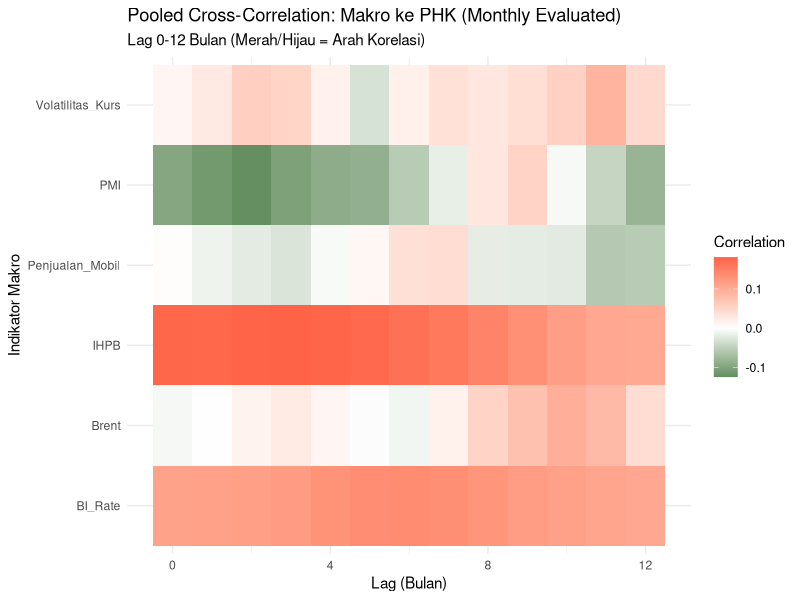
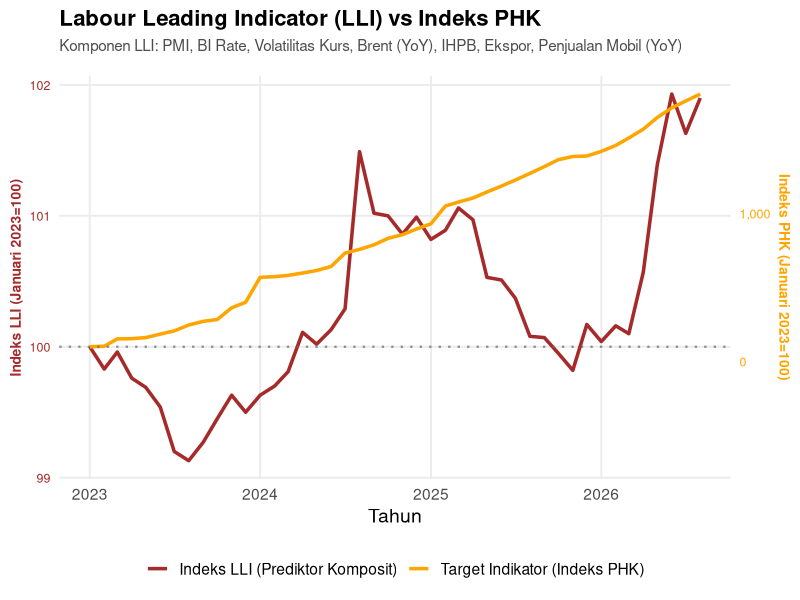
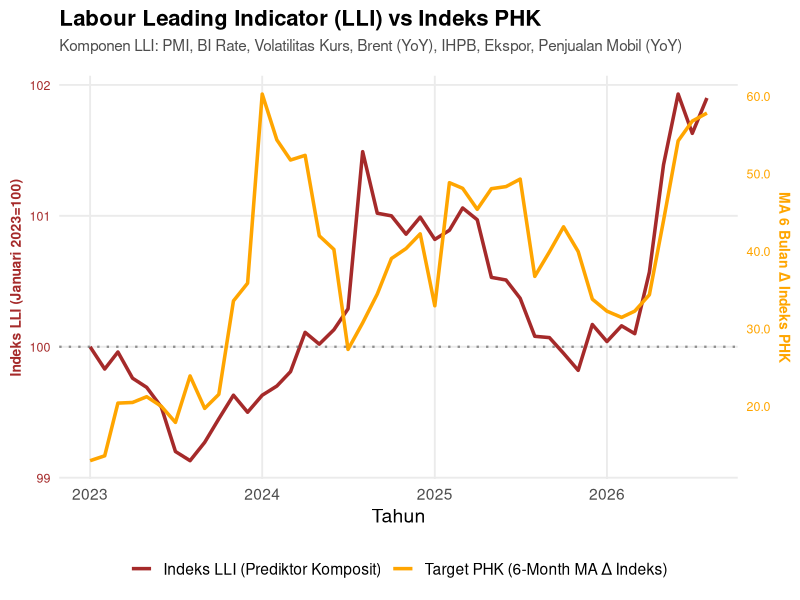

Write the R code that produced these figures, in order.
# ==============================================================================
# ANALISIS CCF BULANAN: IDENTIFIKASI LEADING INDICATORS PHK
# ==============================================================================

# 1. LOAD LIBRARIES ----
library(readxl)
library(dplyr)
library(tidyr)
library(ggplot2)
library(zoo)
library(openxlsx) 

# 2. LOAD & CLEAN DATA (Sheet: Bulanan)
df_bulan <- read_excel("data_layoff.xlsx", sheet = "Bulanan")
df_bulan <- as.data.frame(df_bulan)

colnames(df_bulan) <- c(
  "Provinsi", "Tahun", "Bulan", "PHK", "PMI", "IHK",
  "Ekspor", "Impor", "NPL", "BI_Rate", "Kurs", "Brent", "IHPB", "Kurs_Vol", "Sales_Mobil"
)

# Konversi ke Date dan pastikan numerik
df_bulan <- df_bulan %>%
  mutate(Date = as.Date(paste(Tahun, Bulan, "01", sep = "-"))) %>%
  mutate(across(PHK:Sales_Mobil, as.numeric)) %>%
  # Proteksi nilai PHK 0 sebelum log
  mutate(PHK_adj = ifelse(PHK <= 0 | is.na(PHK), 1, PHK)) %>%
  arrange(Provinsi, Date)

# 3. TRANSFORMASI VARIABEL (Growth Rate / Log-Diff)
df_growth <- df_bulan %>%
  group_by(Provinsi) %>%
  mutate(
    g_PHK            = PHK_adj,
    PMI              = PMI,
    BI_Rate          = BI_Rate,                   # BI Rate digunakan LANGSUNG (level) tanpa growth
    Volatilitas_Kurs = Kurs_Vol,                  # Volatilitas Kurs digunakan LANGSUNG (level) tanpa growth
    
    Brent            = c(rep(NA, 12), diff(log(Brent), lag = 12)),
    IHPB             = (IHPB / first(IHPB)) * 100,
    
    Ekspor           = c(NA, diff(log(ifelse(Ekspor <= 0, 1, Ekspor)))),
    Penjualan_Mobil  = c(rep(NA, 12), diff(log(ifelse(Sales_Mobil <= 0, 1, Sales_Mobil)), lag = 12))) %>%
  
  ungroup() %>%
  drop_na(g_PHK) # Membuang baris NA pertama hasil differencing

# 4. FUNGSI POOLED CROSS-CORRELATION ----
# Kita akan menguji lag dari -12 hingga 0 (Leading 12 bulan ke belakang)
get_pooled_ccf_sig <- function(data, x_var, y_var, max_lag = 12) {
  results <- data.frame(Lag = 0:max_lag, Correlation = NA, P_Value = NA, Significant = NA)
  
  for(l in 0:max_lag) {
    shifted_data <- data %>%
      group_by(Provinsi) %>%
      mutate(shifted_x = lag(!!sym(x_var), l)) %>%
      ungroup() %>%
      filter(!is.na(shifted_x))
    
    # Menghapus argumen 'use = "complete.obs"' yang memicu eror kritis pada cor.test
    ct <- cor.test(shifted_data$shifted_x, shifted_data[[y_var]])
    
    results$Correlation[l+1] <- ct$estimate
    results$P_Value[l+1]     <- ct$p.value
    results$Significant[l+1] <- ifelse(ct$p.value < 0.05, "Yes*", "No")
    
    
  }
  results$Variable <- x_var
  return(results)
}

# 5. RUN MODEL SEMUA VARIABEL MAKRO
macro_vars <- c("PMI", "BI_Rate", "Volatilitas_Kurs", "Brent", "IHPB", "Penjualan_Mobil")
ccf_results <- do.call(rbind, lapply(macro_vars, function(v) get_pooled_ccf_sig(df_growth, v, "g_PHK")))

# 6. VISUALISASI: HEATMAP LEADING INDICATORS
ggplot(ccf_results, aes(x = Lag, y = Variable, fill = Correlation)) +
  geom_tile() +
  scale_fill_gradient2(low = "#1B5E20", mid = "white", high = "tomato", midpoint = 0) +
  theme_minimal() +
  labs(title = "Pooled Cross-Correlation: Makro ke PHK (Monthly Evaluated)",
       subtitle = "Lag 0-12 Bulan (Merah/Hijau = Arah Korelasi)",
       x = "Lag (Bulan)", y = "Indikator Makro")

# 7a. TABEL RINGKASAN: OPTIMAL LEAD TIME ----
summary_table <- ccf_results %>%
  group_by(Variable) %>%
  filter(abs(Correlation) == max(abs(Correlation))) %>%
  rename(Optimal_Lag = Lag, Max_Corr = Correlation)

print(as.data.frame(summary_table))

# 7b. TABEL KORELASI PADA LAG TARGET (1, 3, 6, dan 12 Bulan)
target_lags <- c(1, 3, 6, 12)
target_table <- ccf_results %>%
  filter(Lag %in% target_lags) %>%
  mutate(
    # Format agar mudah dibaca: Nilai Korelasi (p-value) & tanda bintang jika signifikan
    Est_With_Sig = paste0(
      round(Correlation, 3),
      ifelse(Significant == "Yes*", "*", ""),
      " (p=", format.pval(P_Value, digits = 3), ")"
    )
  ) %>%
  select(Variable, Lag, Est_With_Sig) %>%
  pivot_wider(names_from = Lag, values_from = Est_With_Sig, names_prefix = "Lag_")

print(as.data.frame(target_table))

# Export ke Excel
write.xlsx(ccf_results, "Evaluasi_CCF_Signifikansi_PHK.xlsx",
           sheetName = "CCF Bulanan",
           keepNA = TRUE,
           asTable = TRUE,
           tableStyle = "TableStyleMedium2")



# ==============================================================================
# PROVINCIAL & NATIONAL LABOUR LEADING ECONOMIC INDICATOR (LEI)
# Target Variable: Continuous Accumulation Index (Base: Januari 2023 = 100)
# Included Predictors: PMI, IHK, Ekspor, Impor, Sales_Mobil
# ==============================================================================

# ------------------------------
# 0) Libraries
# ------------------------------
library(readxl)
library(dplyr)
library(tidyr)
library(zoo)
library(lubridate)
library(ggplot2)
library(openxlsx)

# ------------------------------
# 1) Load Data & Align Column
# ------------------------------
df_tahun <- read_excel("data_layoff.xlsx", sheet = "Tahunan")
df_bulan <- read_excel("data_layoff.xlsx", sheet = "Bulanan")

colnames(df_tahun) <- c(
  "Provinsi", "Tahun", "PHK_T", "Jml_Bekerja", "UMP", "Growth_UMP", 
  "Upah_Buruh", "Jml_TK_Industri", "PDRB_Riil", "FDI", "IHP", "IHK", 
  "Ekspor", "Impor", "NPL", "BI_Rate", "Kurs", "IKK"
)
base_pekerja <- df_tahun %>% select(Provinsi, Tahun, Jml_Bekerja)

# Penyesuaian nama kolom lembar Bulanan (menambahkan Sales_Mobil)
colnames(df_bulan) <- c(
  "Provinsi", "Tahun", "Bulan", "PHK", "PMI", "IHK", 
  "Ekspor", "Impor", "NPL", "BI_Rate", "Kurs", "Brent", "IHPB", "Kurs_Vol", "Sales_Mobil"
)

# Penggabungan & Forward-Fill Jumlah Pekerja
df_gabungan <- df_bulan %>%
  left_join(base_pekerja, by = c("Provinsi", "Tahun")) %>%
  arrange(Provinsi, Tahun, Bulan) %>%
  group_by(Provinsi) %>%
  tidyr::fill(Jml_Bekerja, .direction = "down") %>%
  ungroup() %>%
  mutate(
    across(c(PHK, PMI, IHK, Ekspor, Impor, Sales_Mobil), ~ as.numeric(as.character(.))),
    date = as.Date(paste(Tahun, Bulan, "01", sep = "-"))
  )

# Periode basis indeks baru (Januari 2023 = 100)
base_date <- as.Date("2023-01-01")

# ------------------------------
# 2) TCB Helpers
# ------------------------------
fill_missing_locf <- function(x) {
  if (all(is.na(x))) return(x)
  na.locf(na.locf(x, na.rm = FALSE), fromLast = TRUE)
}

sym_g <- function(x) {
  denom <- x + dplyr::lag(x)
  ifelse(denom == 0 | is.na(denom), 0, 200 * (x - dplyr::lag(x)) / denom)
}

composite_from_growths <- function(df_growth_mat) {
  sds <- apply(df_growth_mat, 2, sd, na.rm = TRUE)
  sds <- ifelse(sds == 0 | is.na(sds), 0.001, sds)
  w <- (1 / sds) / sum(1 / sds, na.rm = TRUE)
  
  mat <- as.matrix(df_growth_mat)
  mat[is.na(mat)] <- 0
  
  as.numeric(mat %*% w)
}

accumulate_index_based <- function(g, dates, base_target_date) {
  g[is.na(g)] <- 0
  raw_idx <- cumprod(1 + (g / 100))
  
  pos_base <- which(dates == base_target_date)
  if (length(pos_base) == 0) {
    base_val <- raw_idx[1]
  } else {
    base_val <- raw_idx[pos_base[1]]
  }
  
  final_idx <- (raw_idx / base_val) * 100
  as.numeric(final_idx)
}

# ------------------------------
# 3) Loop Run LEI & Target Continuous Index Per Provinsi
# ------------------------------
daftar_provinsi <- unique(df_gabungan$Provinsi)
tabel_lei_provinsi <- data.frame()

for (prov in daftar_provinsi) {
  
  sub_prov <- df_gabungan %>% 
    filter(Provinsi == prov) %>%
    arrange(date) %>%
    mutate(across(c(PHK, PMI, IHK, Ekspor, Impor, Sales_Mobil), fill_missing_locf))
  
  if (nrow(sub_prov) > 2) {
    
    # 1. Hitung PHK Bulanan Murni -> PHK Continuous Accumulation
    sub_prov <- sub_prov %>%
      mutate(
        PHK_prev = dplyr::lag(PHK),
        PHK_murni = ifelse(Bulan == 1 | is.na(PHK_prev), PHK, PHK - PHK_prev),
        PHK_murni = ifelse(PHK_murni < 0, 0, PHK_murni),
        PHK_continuous_accum = cumsum(PHK_murni)
      ) %>%
      mutate(
        target_accum_rate = ifelse(is.na(Jml_Bekerja) | Jml_Bekerja == 0, 0, PHK_continuous_accum / Jml_Bekerja)
      )
    
    # 2. Transformasi langsung target rate ke bentuk Indeks (Jan 2023 = 100)
    base_row <- sub_prov %>% filter(date == base_date)
    val_base_target <- if(nrow(base_row) > 0 && !is.na(base_row$target_accum_rate[1]) && base_row$target_accum_rate[1] > 0) {
      base_row$target_accum_rate[1]
    } else {
      pos_val <- sub_prov$target_accum_rate[sub_prov$target_accum_rate > 0]
      if(length(pos_val) > 0) pos_val[1] else 0.00001
    }
    
    target_idx <- (sub_prov$target_accum_rate / val_base_target) * 100
    
    # 3. Hitung TCB Komposit LEI (Garis Brown) — Termasuk Penjualan Mobil
    sub_prov_g <- sub_prov %>%
      mutate(
        g_PMI    = sym_g(PMI),
        g_IHK    = sym_g(IHK),
        g_Ekspor = sym_g(Ekspor),
        g_Impor  = sym_g(Impor),
        g_Mobil  = sym_g(Sales_Mobil) # <--- Penjualan Mobil ditambahkan
      )
    
    mat_prediktor <- sub_prov_g %>% 
      select(g_PMI, g_IHK, g_Ekspor, g_Impor, g_Mobil) %>% 
      slice(-1)
    
    lei_growth_raw <- composite_from_growths(mat_prediktor)
    lei_growth      <- c(0, lei_growth_raw)
    lei_idx         <- accumulate_index_based(lei_growth, sub_prov_g$date, base_date)
    
    hasil_prov <- data.frame(
      date                 = sub_prov$date,
      Tahun                = sub_prov$Tahun,
      Bulan                = sub_prov$Bulan,
      Provinsi             = prov,
      Jumlah_Bekerja       = sub_prov$Jml_Bekerja,
      Indeks_Target_PHK    = round(target_idx, 2),
      Indeks_LEI_Labour    = round(lei_idx, 2)
    )
    
    tabel_lei_provinsi <- rbind(tabel_lei_provinsi, hasil_prov)
  }
}

# ------------------------------
# 4) Agregasi ke Level Nasional (Weighted Average)
# ------------------------------
tabel_lei_nasional <- tabel_lei_provinsi %>%
  group_by(date, Tahun, Bulan) %>%
  summarise(
    Total_Bekerja_Nasional = sum(Jumlah_Bekerja, na.rm = TRUE),
    Indeks_Target_PHK      = round(sum(Indeks_Target_PHK * Jumlah_Bekerja, na.rm = TRUE) / sum(Jumlah_Bekerja, na.rm = TRUE), 2),
    Indeks_LEI_Labour      = round(sum(Indeks_LEI_Labour * Jumlah_Bekerja, na.rm = TRUE) / sum(Jumlah_Bekerja, na.rm = TRUE), 2),
    .groups = 'drop'
  ) %>%
  mutate(Provinsi = "NASIONAL")

# ------------------------------
# 5) Ekspor Hasil ke Excel Multi-Sheet
# ------------------------------
wb <- createWorkbook()
addWorksheet(wb, "LEI Nasional")
addWorksheet(wb, "LEI Per Provinsi")

writeDataTable(wb, "LEI Nasional", tabel_lei_nasional, tableStyle = "TableStyleMedium4")
writeDataTable(wb, "LEI Per Provinsi", tabel_lei_provinsi, tableStyle = "TableStyleMedium2")

setColWidths(wb, "LEI Nasional", cols = 1:ncol(tabel_lei_nasional), widths = "auto")
setColWidths(wb, "LEI Per Provinsi", cols = 1:ncol(tabel_lei_provinsi), widths = "auto")

saveWorkbook(wb, "Komposit_LEI_Ketenagakerjaan.xlsx", overwrite = TRUE)

# ==============================================================================
# PROVINCIAL & NATIONAL LABOUR LEADING ECONOMIC INDICATOR (LEI / LLI)
# Target Variable: Continuous Accumulation Index (Base: Januari 2023 = 100)
# Included Predictors: PMI, BI_Rate, Volatilitas_Kurs, Brent, IHPB, Ekspor, Penjualan_Mobil
# ==============================================================================

# ------------------------------
# 0) Libraries
# ------------------------------
library(readxl)
library(dplyr)
library(tidyr)
library(zoo)
library(lubridate)
library(ggplot2)
library(openxlsx)

# ------------------------------
# 1) Load Data & Align Columns
# ------------------------------
df_tahun <- read_excel("data_layoff.xlsx", sheet = "Tahunan")
df_bulan <- read_excel("data_layoff.xlsx", sheet = "Bulanan")

colnames(df_tahun) <- c(
  "Provinsi", "Tahun", "PHK_T", "Jml_Bekerja", "UMP", "Growth_UMP", 
  "Upah_Buruh", "Jml_TK_Industri", "PDRB_Riil", "FDI", "IHP", "IHK", 
  "Ekspor", "Impor", "NPL", "BI_Rate", "Kurs", "IKK"
)
base_pekerja <- df_tahun %>% select(Provinsi, Tahun, Jml_Bekerja)

# Penyesuaian nama kolom lembar Bulanan
colnames(df_bulan) <- c(
  "Provinsi", "Tahun", "Bulan", "PHK", "PMI", "IHK", 
  "Ekspor", "Impor", "NPL", "BI_Rate", "Kurs", "Brent", "IHPB", "Kurs_Vol", "Sales_Mobil"
)

# Penggabungan & Forward-Fill Jumlah Pekerja
df_gabungan <- df_bulan %>%
  left_join(base_pekerja, by = c("Provinsi", "Tahun")) %>%
  arrange(Provinsi, Tahun, Bulan) %>%
  group_by(Provinsi) %>%
  tidyr::fill(Jml_Bekerja, .direction = "down") %>%
  ungroup() %>%
  mutate(
    across(c(PHK, PMI, IHK, Ekspor, Impor, BI_Rate, Brent, IHPB, Kurs_Vol, Sales_Mobil), ~ as.numeric(as.character(.))),
    date = as.Date(paste(Tahun, Bulan, "01", sep = "-"))
  )

base_date <- as.Date("2023-01-01")

# ------------------------------
# 2) TCB & Standardization Helpers
# ------------------------------
fill_missing_locf <- function(x) {
  if (all(is.na(x))) return(x)
  na.locf(na.locf(x, na.rm = FALSE), fromLast = TRUE)
}

# Symmetric growth rate (untuk data bertipe rasio/flow)
sym_g <- function(x) {
  denom <- x + dplyr::lag(x)
  ifelse(denom == 0 | is.na(denom), 0, 200 * (x - dplyr::lag(x)) / denom)
}

# First difference (untuk data bertipe level/persentase suku bunga)
diff_g <- function(x) {
  res <- x - dplyr::lag(x)
  ifelse(is.na(res), 0, res)
}

# Agregasi Komposit Berbobot Invers Deviasi Standar (Metode The Conference Board)
composite_from_changes <- function(df_change_mat) {
  sds <- apply(df_change_mat, 2, sd, na.rm = TRUE)
  sds <- ifelse(sds == 0 | is.na(sds), 0.001, sds)
  
  # Bobot invers deviasi standar agar variabel volatil tidak mendominasi
  w <- (1 / sds) / sum(1 / sds, na.rm = TRUE)
  
  mat <- as.matrix(df_change_mat)
  mat[is.na(mat)] <- 0
  
  as.numeric(mat %*% w)
}

accumulate_index_based <- function(g, dates, base_target_date) {
  g[is.na(g)] <- 0
  raw_idx <- cumprod(1 + (g / 100))
  
  pos_base <- which(dates == base_target_date)
  if (length(pos_base) == 0) {
    base_val <- raw_idx[1]
  } else {
    base_val <- raw_idx[pos_base[1]]
  }
  
  final_idx <- (raw_idx / base_val) * 100
  as.numeric(final_idx)
}

# ------------------------------
# 3) Process Loop Per Provinsi dengan Transformasi Baru
# ------------------------------
daftar_provinsi <- unique(df_gabungan$Provinsi)
tabel_lei_provinsi <- data.frame()

for (prov in daftar_provinsi) {
  
  sub_prov <- df_gabungan %>% 
    filter(Provinsi == prov) %>%
    arrange(date) %>%
    mutate(across(c(PHK, PMI, BI_Rate, Kurs_Vol, Brent, IHPB, Ekspor, Sales_Mobil), fill_missing_locf))
  
  if (nrow(sub_prov) > 12) { # Membutuhkan > 12 observasi karena transformasi YoY
    
    # --- A. Hitung Target Continuous Accumulation Index (Indeks PHK) ---
    sub_prov <- sub_prov %>%
      mutate(
        PHK_prev = dplyr::lag(PHK),
        PHK_murni = ifelse(Bulan == 1 | is.na(PHK_prev), PHK, PHK - PHK_prev),
        PHK_murni = ifelse(PHK_murni < 0, 0, PHK_murni),
        PHK_continuous_accum = cumsum(PHK_murni),
        target_accum_rate = ifelse(is.na(Jml_Bekerja) | Jml_Bekerja == 0, 0, PHK_continuous_accum / Jml_Bekerja)
      )
    
    base_row <- sub_prov %>% filter(date == base_date)
    val_base_target <- if(nrow(base_row) > 0 && !is.na(base_row$target_accum_rate[1]) && base_row$target_accum_rate[1] > 0) {
      base_row$target_accum_rate[1]
    } else {
      pos_val <- sub_prov$target_accum_rate[sub_prov$target_accum_rate > 0]
      if(length(pos_val) > 0) pos_val[1] else 0.00001
    }
    
    target_idx <- (sub_prov$target_accum_rate / val_base_target) * 100
    
    # --- B. Transformasi Spesifik 7 Indikator Makro Terpilih ---
    sub_prov_transformed <- sub_prov %>%
      mutate(
        # 1. Level & Index Series
        c_PMI              = diff_g(PMI),
        c_BI_Rate          = diff_g(BI_Rate),
        c_Volatilitas_Kurs = diff_g(Kurs_Vol),
        c_IHPB             = diff_g((IHPB / first(IHPB)) * 100),
        
        # 2. Growth & Log-Diff Series
        c_Brent            = sym_g(c(rep(NA, 12), diff(log(Brent), lag = 12))),
        c_Ekspor           = sym_g(c(NA, diff(log(ifelse(Ekspor <= 0, 1, Ekspor))))),
        c_Penjualan_Mobil  = sym_g(c(rep(NA, 12), diff(log(ifelse(Sales_Mobil <= 0, 1, Sales_Mobil)), lag = 12)))
      )
    
    # --- C. Standardisasi Arah Dampak ke Risiko PHK (Inversion) ---
    # Pro-siklikal (PMI, Ekspor, Sales Mobil): Kenaikan -> PHK Turun (Invert sign: x -1)
    # Counter-siklikal (BI Rate, Volatilitas Kurs, Brent, IHPB): Kenaikan -> PHK Naik (Keep sign)
    
    mat_prediktor <- sub_prov_transformed %>% 
      mutate(
        c_PMI             = -1 * c_PMI,
        c_Ekspor          = -1 * c_Ekspor,
        c_Penjualan_Mobil = -1 * c_Penjualan_Mobil
      ) %>%
      select(c_PMI, c_BI_Rate, c_Volatilitas_Kurs, c_Brent, c_IHPB, c_Ekspor, c_Penjualan_Mobil)
    
    # Matriks perubahan komposit
    lei_change_raw <- composite_from_changes(mat_prediktor)
    
    # Akumulasi ke bentuk Indeks (Jan 2023 = 100)
    lei_idx <- accumulate_index_based(lei_change_raw, sub_prov_transformed$date, base_date)
    
    hasil_prov <- data.frame(
      date                 = sub_prov$date,
      Tahun                = sub_prov$Tahun,
      Bulan                = sub_prov$Bulan,
      Provinsi             = prov,
      Jumlah_Bekerja       = sub_prov$Jml_Bekerja,
      Indeks_Target_PHK    = round(target_idx, 2),
      Indeks_LEI_Labour    = round(lei_idx, 2)
    )
    
    tabel_lei_provinsi <- rbind(tabel_lei_provinsi, hasil_prov)
  }
}

# ------------------------------
# 4) Agregasi ke Level Nasional (Weighted Average)
# ------------------------------
tabel_lei_nasional <- tabel_lei_provinsi %>%
  group_by(date, Tahun, Bulan) %>%
  summarise(
    Total_Bekerja_Nasional = sum(Jumlah_Bekerja, na.rm = TRUE),
    Indeks_Target_PHK      = round(sum(Indeks_Target_PHK * Jumlah_Bekerja, na.rm = TRUE) / sum(Jumlah_Bekerja, na.rm = TRUE), 2),
    Indeks_LEI_Labour      = round(sum(Indeks_LEI_Labour * Jumlah_Bekerja, na.rm = TRUE) / sum(Jumlah_Bekerja, na.rm = TRUE), 2),
    .groups = 'drop'
  ) %>%
  mutate(Provinsi = "NASIONAL")

# ------------------------------
# 5) Ekspor Hasil ke Excel Multi-Sheet
# ------------------------------
wb <- createWorkbook()
addWorksheet(wb, "LEI Nasional")
addWorksheet(wb, "LEI Per Provinsi")

writeDataTable(wb, "LEI Nasional", tabel_lei_nasional, tableStyle = "TableStyleMedium4")
writeDataTable(wb, "LEI Per Provinsi", tabel_lei_provinsi, tableStyle = "TableStyleMedium2")

setColWidths(wb, "LEI Nasional", cols = 1:ncol(tabel_lei_nasional), widths = "auto")
setColWidths(wb, "LEI Per Provinsi", cols = 1:ncol(tabel_lei_provinsi), widths = "auto")

saveWorkbook(wb, "Komposit_LEI_Ketenagakerjaan.xlsx", overwrite = TRUE)

# ------------------------------
# 6) VISUALISASI: Dual Axis Plot Basis Indeks 100)
# ------------------------------
plot_data_nasional <- tabel_lei_nasional %>%
  filter(date >= as.Date("2023-01-01"))

max_lei     <- max(plot_data_nasional$Indeks_LEI_Labour, na.rm = TRUE)
max_target  <- max(plot_data_nasional$Indeks_Target_PHK, na.rm = TRUE)

base_lei    <- 100
base_target <- 100

scaling_factor <- ifelse((max_target - base_target) == 0, 1, (max_lei - base_lei) / (max_target - base_target))

ggplot(plot_data_nasional, aes(x = date)) +
  geom_line(aes(y = Indeks_LEI_Labour, color = "Indeks LLI (Prediktor Komposit)"), size = 1.2, linetype = "solid") +
  geom_line(aes(y = base_lei + (Indeks_Target_PHK - base_target) * scaling_factor, 
                color = "Target Indikator (Indeks PHK)"), size = 1.2, linetype = "solid") +
  geom_hline(yintercept = 100, linetype = "dotted", color = "gray40", alpha = 0.7, size = 0.8) +
  scale_y_continuous(
    name = "Indeks LLI (Januari 2023=100)",
    sec.axis = sec_axis(~ base_target + (. - base_lei) / scaling_factor, 
                        name = "Indeks PHK (Januari 2023=100)",
                        labels = scales::comma)
  ) +
  scale_x_date(date_breaks = "1 year", date_labels = "%Y") + 
  scale_color_manual(values = c(
    "Target Indikator (Indeks PHK)" = "orange",        
    "Indeks LLI (Prediktor Komposit)" = "brown"
  )) +
  labs(
    title = "Labour Leading Indicator (LLI) vs Indeks PHK",
    subtitle = "Komponen LLI: PMI, BI Rate, Volatilitas Kurs, Brent (YoY), IHPB, Ekspor, Penjualan Mobil (YoY)",
    x = "Tahun", 
    color = "Komponen Indikator"
  ) +
  theme_minimal(base_size = 14) +
  theme(
    plot.title = element_text(face = "bold", size = 16, margin = margin(b = 6)),
    plot.subtitle = element_text(size = 11, color = "gray30", margin = margin(b = 15)),
    legend.position = "bottom",
    legend.title = element_blank(),
    panel.grid.minor = element_blank(),
    axis.title.y.left = element_text(color = "brown", face = "bold", size = 10),
    axis.title.y.right = element_text(color = "orange", face = "bold", size = 10),
    axis.text.y.left = element_text(color = "brown", size = 9),
    axis.text.y.right = element_text(color = "orange", size = 9),
    axis.text.x = element_text(angle = 0, hjust = 0.5) 
  )

# ------------------------------
# 7) TRANSFORMASI MA-6 PHK & VISUALISASI ULANG (Dual Axis)
# ------------------------------

# 1. Transformasi Data: Δ Indeks Target PHK & 6-Month Moving Average
plot_data_ma6 <- tabel_lei_nasional %>%
  arrange(date) %>%
  mutate(
    # Perubahan bulanan (Month-on-Month Change) dari Indeks Target PHK
    delta_indeks_phk = Indeks_Target_PHK - dplyr::lag(Indeks_Target_PHK, default = first(Indeks_Target_PHK)),
    delta_indeks_phk = ifelse(delta_indeks_phk < 0, 0, delta_indeks_phk),
    
    # 6-Month Moving Average dari Δ Indeks PHK
    phk_ma6 = zoo::rollmean(delta_indeks_phk, k = 6, fill = NA, align = "right")
  ) %>%
  filter(date >= as.Date("2023-01-01")) # Filter periode tampilan dari Jan 2023

# 2. Perhitungan Faktor Skala untuk Dual Axis Plot
max_lei_ma    <- max(plot_data_ma6$Indeks_LEI_Labour, na.rm = TRUE)
min_lei_ma    <- min(plot_data_ma6$Indeks_LEI_Labour, na.rm = TRUE)

max_target_ma <- max(plot_data_ma6$phk_ma6, na.rm = TRUE)
min_target_ma <- min(plot_data_ma6$phk_ma6, na.rm = TRUE)

# Menghitung scaling factor & shift agar kedua seri terpetakan dengan proporsional
scaling_factor_ma <- (max_lei_ma - min_lei_ma) / ifelse((max_target_ma - min_target_ma) == 0, 1, (max_target_ma - min_target_ma))

# 3. Visualisasi Dual Axis Plot (LLI vs 6-Month MA Δ Indeks PHK)
ggplot(plot_data_ma6, aes(x = date)) +
  # Garis LLI Komposit (Sumbu Kiri - Cokelat)
  geom_line(aes(y = Indeks_LEI_Labour, color = "Indeks LLI (Prediktor Komposit)"), size = 1.2, linetype = "solid") +
  
  # Garis MA-6 Δ Indeks PHK (Sumbu Kanan - Oranye)
  geom_line(aes(y = min_lei_ma + (phk_ma6 - min_target_ma) * scaling_factor_ma, 
                color = "Target PHK (6-Month MA Δ Indeks)"), size = 1.2, linetype = "solid") +
  
  # Garis Referensi Baseline Indeks LLI (100)
  geom_hline(yintercept = 100, linetype = "dotted", color = "gray40", alpha = 0.7, size = 0.8) +
  
  # Pengaturan Dual Y-Axis
  scale_y_continuous(
    name = "Indeks LLI (Januari 2023=100)",
    sec.axis = sec_axis(~ min_target_ma + (. - min_lei_ma) / scaling_factor_ma, 
                        name = "MA 6 Bulan Δ Indeks PHK",
                        labels = scales::comma_format(accuracy = 0.1))
  ) +
  
  scale_x_date(date_breaks = "1 year", date_labels = "%Y") + 
  
  # Skema Warna Konsisten (Brown vs Orange)
  scale_color_manual(values = c(
    "Target PHK (6-Month MA Δ Indeks)" = "orange",        
    "Indeks LLI (Prediktor Komposit)" = "brown"
  )) +
  
  labs(
    title = "Labour Leading Indicator (LLI) vs Indeks PHK",
    subtitle = "Komponen LLI: PMI, BI Rate, Volatilitas Kurs, Brent (YoY), IHPB, Ekspor, Penjualan Mobil (YoY)",
    x = "Tahun", 
    color = "Komponen Indikator"
  ) +
  
  theme_minimal(base_size = 14) +
  theme(
    plot.title = element_text(face = "bold", size = 16, margin = margin(b = 6)),
    plot.subtitle = element_text(size = 11, color = "gray30", margin = margin(b = 15)),
    legend.position = "bottom",
    legend.title = element_blank(),
    panel.grid.minor = element_blank(),
    axis.title.y.left = element_text(color = "brown", face = "bold", size = 10),
    axis.title.y.right = element_text(color = "orange", face = "bold", size = 10),
    axis.text.y.left = element_text(color = "brown", size = 9),
    axis.text.y.right = element_text(color = "orange", size = 9),
    axis.text.x = element_text(angle = 0, hjust = 0.5) 
  )

# ------------------------------
# 8) ANALISIS CROSS CORRELATION & OPTIMAL LAG (LEAD-LAG ANALYSIS)
# ------------------------------

# 1. Matriks Korelasi untuk Lag 0 hingga 12 Bulan
max_lag <- 12
df_corr_analysis <- plot_data_ma6 %>% select(date, Indeks_LEI_Labour, Indeks_Target_PHK, phk_ma6)

corr_results <- data.frame(
  Lag_Bulan = 0:max_lag,
  Korelasi_LLI_vs_Indeks_PHK = NA_real_,
  Korelasi_LLI_vs_MA6_PHK   = NA_real_
)

# 2. Perhitungan Korelasi Pearson LLI(t) dengan Target(t + k)
for (k in 0:max_lag) {
  # LLI memimpin (leads) Target sebesar k bulan
  target_phk_lead <- dplyr::lead(df_corr_analysis$Indeks_Target_PHK, k)
  ma6_phk_lead    <- dplyr::lead(df_corr_analysis$phk_ma6, k)
  
  corr_results$Korelasi_LLI_vs_Indeks_PHK[k + 1] <- cor(df_corr_analysis$Indeks_LEI_Labour, target_phk_lead, use = "complete.obs")
  corr_results$Korelasi_LLI_vs_MA6_PHK[k + 1]   <- cor(df_corr_analysis$Indeks_LEI_Labour, ma6_phk_lead, use = "complete.obs")
}

# 3. Identifikasi Optimal Lag (Korelasi Maksimum)
opt_lag_level <- corr_results$Lag_Bulan[which.max(corr_results$Korelasi_LLI_vs_Indeks_PHK)]
max_corr_level <- max(corr_results$Korelasi_LLI_vs_Indeks_PHK, na.rm = TRUE)

opt_lag_ma6   <- corr_results$Lag_Bulan[which.max(corr_results$Korelasi_LLI_vs_MA6_PHK)]
max_corr_ma6   <- max(corr_results$Korelasi_LLI_vs_MA6_PHK, na.rm = TRUE)

# 4. Print hasil
cat("\n========================================================\n")
cat("  RINGKASAN ANALISIS KORELASI SILANG (LEAD-LAG LLI)\n")
cat("========================================================\n")
cat(sprintf("1. LLI vs Indeks Target PHK (Level):\n"))
cat(sprintf("   - Korelasi Maksimum : %.4f\n", max_corr_level))
cat(sprintf("   - Optimal Lead Lag  : LLI memimpin %d bulan\n\n", opt_lag_level))

cat(sprintf("2. LLI vs MA-6 Δ Indeks PHK:\n"))
cat(sprintf("   - Korelasi Maksimum : %.4f\n", max_corr_ma6))
cat(sprintf("   - Optimal Lead Lag  : LLI memimpin %d bulan\n", opt_lag_ma6))
cat("========================================================\n\n")

# Display Tabel Korelasi
print(corr_results)
